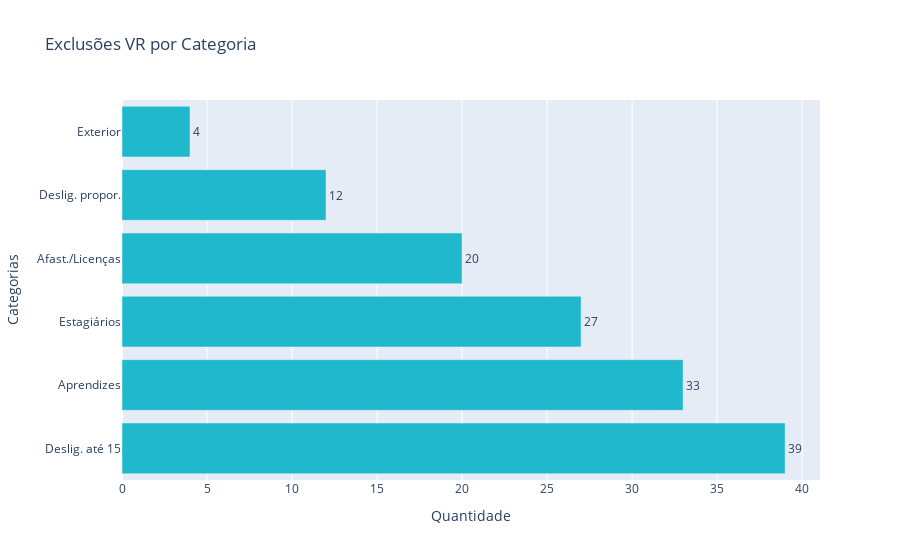

The notebook cell this image was saved under:
### Markdown cell above
<figure>
<img src="vr_costs_division.png" />
<figcaption>Divisão Custos VR Empresa vs Colab</figcaption>
</figure>

### Code cell
import plotly.graph_objects as go
import plotly.io as pio

# Data from the provided JSON
categorias = ["Desligados até dia 15", "Aprendizes", "Estagiários", "Afastados/Licenças", "Desligados proporcional", "Exterior"]
quantidades = [39, 33, 27, 20, 12, 4]

# Abbreviate category names to fit 15-character limit
categorias_abrev = ["Deslig. até 15", "Aprendizes", "Estagiários", "Afast./Licenças", "Deslig. propor.", "Exterior"]

# Create horizontal bar chart
fig = go.Figure(go.Bar(
    x=quantidades,
    y=categorias_abrev,
    orientation='h',
    marker_color='#1FB8CD',  # Using the first brand color
    text=quantidades,
    textposition='outside',
    cliponaxis=False
))

# Update layout
fig.update_layout(
    title="Exclusões VR por Categoria",
    xaxis_title="Quantidade",
    yaxis_title="Categorias"
)

# Update axes
fig.update_xaxes(showgrid=True)
fig.update_yaxes(showgrid=False)

fig.show()
# Save as PNG
fig.write_image("exclusoes_vr_categorias.png")

### Figure 1 — Plotly figure (JSON) as saved in the notebook; plotly's stock layout.template omitted (floating-point values rounded to 4 significant figures)
{"data": [{"cliponaxis": false, "marker": {"color": "#1FB8CD"}, "orientation": "h", "text": ["39", "33", "27", "20", "12", "4"], "textposition": "outside", "type": "bar", "x": [39, 33, 27, 20, 12, 4], "y": ["Deslig. até 15", "Aprendizes", "Estagiários", "Afast./Licenças", "Deslig. propor.", "Exterior"]}], "layout": {"title": {"text": "Exclusões VR por Categoria"}, "xaxis": {"showgrid": true, "title": {"text": "Quantidade"}}, "yaxis": {"showgrid": false, "title": {"text": "Categorias"}}}}
